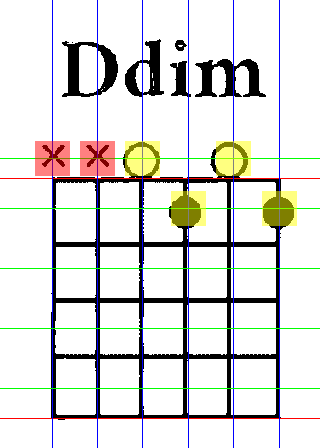
#> input picture colored_images/Ddim.png, 320 x 448 px, found by its file name
$ jupyter execute --allow-errors detect_chord_coords.ipynb   (shell and % lines are left out)
#> lines starting #> are read from the running program, lines starting #| are printed output that depends on the picture; after the words box and inside, x2 and y2 are one past the last pixel; in counts of white or black regions, pixels touching at a corner belong together
<a href="https://colab.research.google.com/github/GenaroHacker/creating_chord_collection/blob/main/detect_chord_coords.ipynb" target="_parent"></a>

[cell 1]
# @title Set Up

[cell 2]
# @title Extract chords with coords
import zipfile

# Define the path to the zip file and the extraction directory
zip_file_path = '/content/creating_chord_collection/coord_images.zip'
extraction_directory = '/content/chords_with_coords/'

# Using zipfile to extract the file
#> (the rest of this cell did not finish here and is left out)

[cell 3]
# @title Draw Coordenates
path_to_original_chord = "/content/chords_with_coords/Ddim.png" # @param {type:"string"}
import cv2
import numpy as np
from PIL import Image

def process_image(image_path, threshold, pixel_threshold):
#> in process_image, original_image is the input picture: PIL image 320x448 RGB; mean R, G, B 221.7, 221.1, 218.6
    def convert_to_black_and_white(image, threshold):
#> called with threshold = 0.5
        grey_image = image.convert("L")
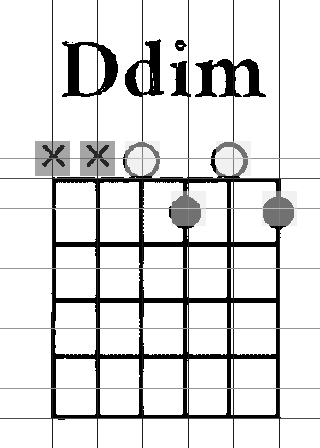
#> grey_image: PIL image 320x448 L; min 0, max 255, mean 221
        image_array = np.array(grey_image)
        normalized_image_array = image_array / 255.0
        image_array[normalized_image_array > threshold] = 255
        image_array[normalized_image_array <= threshold] = 0
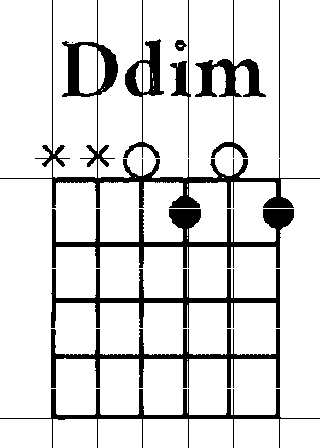
#> image_array: shape (448, 320); 86.6% white; 11 black regions (1 under 20 px), largest, box (x1, y1, x2, y2) and area: (0, 0, 320, 208) 4977, (52, 209, 294, 268) 3453, (51, 269, 280, 328) 2582
        return Image.fromarray(image_array)

    def detect_rectangle_edges_full_axis(image, pixel_threshold):
#> called with pixel_threshold = 200
        img_gray = np.array(image.convert('L'))
        img = cv2.cvtColor(img_gray, cv2.COLOR_GRAY2BGR)
        _, binary = cv2.threshold(img_gray, 128, 255, cv2.THRESH_BINARY_INV)

        top_edge, bottom_edge = 0, binary.shape[0] - 1
#> top_edge = 0; bottom_edge = 447
        left_edge, right_edge = 0, binary.shape[1] - 1
#> left_edge = 0; right_edge = 319

        for row in range(binary.shape[0]):
            if np.sum(binary[row, :] == 255) >= pixel_threshold:
                top_edge = row
                break

        for row in range(binary.shape[0] - 1, -1, -1):
            if np.sum(binary[row, :] == 255) >= pixel_threshold:
                bottom_edge = row
                break

        for col in range(binary.shape[1]):
            if np.sum(binary[:, col] == 255) >= pixel_threshold:
                left_edge = col
                break

        for col in range(binary.shape[1] - 1, -1, -1):
            if np.sum(binary[:, col] == 255) >= pixel_threshold:
                right_edge = col
                break

        cv2.line(img, (0, top_edge), (img.shape[1], top_edge), (0, 0, 255), 1)
        cv2.line(img, (0, bottom_edge), (img.shape[1], bottom_edge), (0, 0, 255), 1)
        cv2.line(img, (left_edge, 0), (left_edge, img.shape[0]), (255, 0, 0), 1)
        cv2.line(img, (right_edge, 0), (right_edge, img.shape[0]), (255, 0, 0), 1)
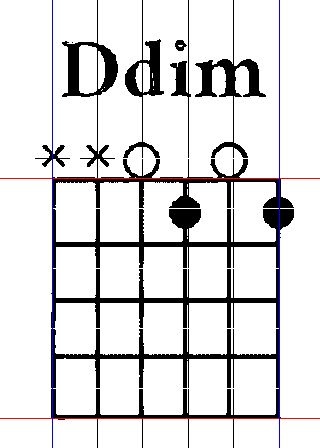
#> img: shape (448, 320, 3); mean B, G, R 222.3, 220.7, 221.8

        return img

    def process_final_image(image):
        image_rgb = cv2.cvtColor(image, cv2.COLOR_BGR2RGB)
        blue_lower, blue_upper = np.array([0, 0, 100], dtype="uint8"), np.array([50, 50, 255], dtype="uint8")
        red_lower, red_upper = np.array([100, 0, 0], dtype="uint8"), np.array([255, 50, 50], dtype="uint8")

        blue_mask = cv2.inRange(image_rgb, blue_lower, blue_upper)
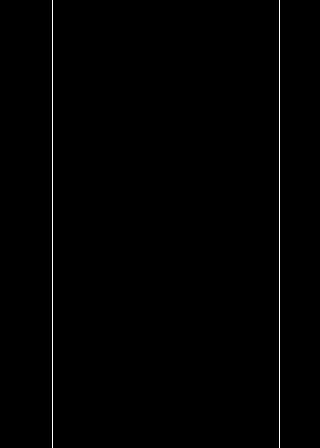
#> blue_mask: shape (448, 320); 0.62% white in thin lines or dots, all inside (x1, y1, x2, y2) = (52, 0, 280, 448)
        red_mask = cv2.inRange(image_rgb, red_lower, red_upper)
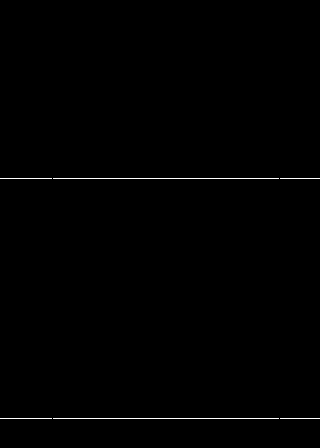
#> red_mask: shape (448, 320); 0.44% white in thin lines or dots, all inside (x1, y1, x2, y2) = (0, 178, 320, 419)

        blue_contours, _ = cv2.findContours(blue_mask, cv2.RETR_EXTERNAL, cv2.CHAIN_APPROX_SIMPLE)
#> blue_contours = 2 contours, all with area under 20
        red_contours, _ = cv2.findContours(red_mask, cv2.RETR_EXTERNAL, cv2.CHAIN_APPROX_SIMPLE)
#> red_contours = 6 contours, all with area under 20

        blue_lines_x = sorted([cv2.boundingRect(contour)[0] for contour in blue_contours])
#> blue_lines_x = [52, 279]
        red_lines_y = sorted(set([cv2.boundingRect(contour)[1] for contour in red_contours]))
#> red_lines_y = [178, 418]

        vertical_distance = np.abs(blue_lines_x[0] - blue_lines_x[1])
#> vertical_distance = 227
        horizontal_distance = np.abs(red_lines_y[0] - red_lines_y[1])
#> horizontal_distance = 240
        N = horizontal_distance // 4
#> N = 60

        # Draw intermediate blue lines
        blue_intermediate_positions = np.linspace(blue_lines_x[0], blue_lines_x[1], 6)
#> blue_intermediate_positions = [52, 97.4, 142.8, 188.2, 233.6, 279]
        for x in blue_intermediate_positions:
            cv2.line(image, (int(x), 0), (int(x), image.shape[0]), (255, 0, 0), 1)
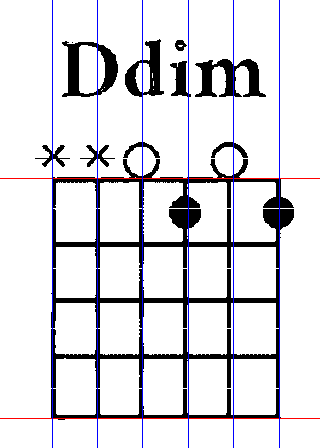
#> image: shape (448, 320, 3); 1.25% of pixels changed, all inside (x1, y1, x2, y2) = (97, 0, 234, 448)

        # Draw green horizontal lines
        first_green_line_position = red_lines_y[0] - (N // 2)
#> first_green_line_position = 148
        green_line_positions = [first_green_line_position + 10]  # Move first green line 100 pixels lower
#> green_line_positions = [158]
        green_line_positions += [first_green_line_position + (i + 1) * N for i in range(4)]  # Other green lines remain the same
#> green_line_positions = [158, 208, 268, 328, 388]

        for y in green_line_positions:
            cv2.line(image, (0, int(y)), (image.shape[1], int(y)), (0, 255, 0), 1)
#> this loop made 5 passes
#> y on passes 1 to 5: 158, 208, 268, 328, 388
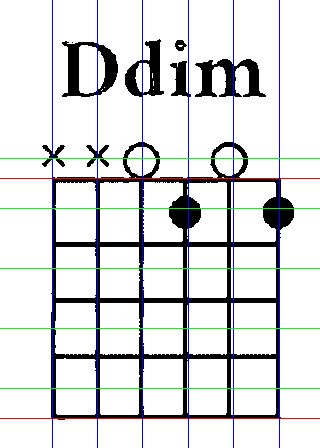
#> image: shape (448, 320, 3); 1.12% of pixels changed, all inside (x1, y1, x2, y2) = (0, 158, 320, 389)

        return image

    # Start of the main function process
    original_image = Image.open(image_path)
    bw_image = convert_to_black_and_white(original_image, threshold)
    edge_detected_image = detect_rectangle_edges_full_axis(bw_image, pixel_threshold)
    final_image = process_final_image(edge_detected_image)

    final_output_path = 'final_processed_image.png'
    cv2.imwrite(final_output_path, final_image)
    return final_output_path

# Example usage
image_path = path_to_original_chord
threshold = 0.5
pixel_threshold = 200
output_path = process_image(image_path, threshold, pixel_threshold)
print(output_path)

[cell 4]
# @title Find Intersections
from typing import Dict, Tuple

def find_image_intersections_final(image: np.ndarray) -> Dict[Tuple[int, int], Tuple[int, int]]:
    # Initialize dictionaries to hold the line positions and intersections
    line_positions = {'green': {}, 'blue': {}}
    intersections = {}

    # Define the color thresholds for green and blue lines in BGR format
    green_color = (0, 255, 0)
    blue_color = (255, 0, 0)

    # Extract the green and blue lines
    for y in range(image.shape[0]):
        for x in range(image.shape[1]):
            if tuple(image[y, x]) == green_color:
                line_positions['green'][y] = True
            elif tuple(image[y, x]) == blue_color:
                line_positions['blue'][x] = True

    # Sort the line positions
    sorted_green_lines = sorted(line_positions['green'].keys())
    sorted_blue_lines = sorted(line_positions['blue'].keys())

    # Determine intersections
    for y_index, y in enumerate(sorted_green_lines):
        for x_index, x in enumerate(sorted_blue_lines):
            intersections[(y, x)] = (y_index, x_index)

    intersections = {(x, y): val for (y, x), val in intersections.items()}
    return intersections

import cv2

# Load the image
image = cv2.imread('/content/final_processed_image.png')

# Now you can pass this image to your function
#> (the rest of this cell did not finish here and is left out)

[cell 5]
# @title Draw red circles and relatie points
from PIL import Image, ImageDraw, ImageFont

# [27 lines left out: function annotate_image_with_coordinates, not called in this run]

# Now, we can use this refactored function with the original parameters.
image_path = '/content/final_processed_image.png'

# Annotate the image
#> (the rest of this cell did not finish here and is left out)

[cell 6]
# @title Detect upper row figures
import cv2
import numpy as np
from typing import Tuple

# Define the valid colors globally
valid_colors = {
    'red': np.array([0, 0, 255]),
    'green': np.array([0, 255, 0]),
    'blue': np.array([255, 0, 0]),
    'black': np.array([0, 0, 0]),
    'white': np.array([255, 255, 255])
}

def is_valid_color(pixel, valid_colors):
    """ Check if the pixel color is one of the valid colors """
    return any(np.array_equal(pixel, color) for color in valid_colors)

# [78 lines left out: functions validate_image_colors, move_in_direction, count_black_pixels, detect_figure_a, detect_figure_b, detect_figure, not called in this run]

# Script to iterate over the dictionary and create a list of keys whose value tuple starts with 0


# Create a dictionary where the key is the coordinate and the value is the returned string from detect_figure
#> (the rest of this cell did not finish here and is left out)

[cell 7]
# @title Color the image
from PIL import Image, ImageDraw
import os

# [35 lines left out: function paint_squares, not called in this run]

# Example usage
#> (the rest of this cell did not finish here and is left out)

[cell 8]
# @title Process and download all images and image data
import os
import json
import shutil
from glob import glob
import cv2

# Ensure the directory for processed images exists
processed_images_dir = '/content/processed_images/'
if not os.path.exists(processed_images_dir):
    os.makedirs(processed_images_dir)

# Create the dictionary to store results
results_dict = {}

# Iterate over each image in the directory
for image_path in glob('/content/chords_with_coords/*.png'):
    image_name = os.path.basename(image_path)

    # Process each image and save with a unique name
    processed_image_path_temp = process_image(image_path, threshold, pixel_threshold)
    unique_processed_image_path = os.path.join(processed_images_dir, image_name)
    shutil.move(processed_image_path_temp, unique_processed_image_path)

    image = cv2.imread(unique_processed_image_path)
    final_intersections = find_image_intersections_final(image)

    coord_to_figure_dict = {coords: detect_figure(unique_processed_image_path, coords)
                            for coords in final_intersections
                            if final_intersections[coords][0] == 0}

    # Paint squares on the uniquely named image and save it in the 'colored' directory
    paint_squares(coord_to_figure_dict, unique_processed_image_path, 0.5)

    # Store the results in the dictionary
    results_dict[image_name] = {
        'final_intersections': final_intersections,
        'coord_to_figure_dict': coord_to_figure_dict
    }

# Convert tuple keys to string before JSON serialization
results_dict_str_keys = {}
for image_name, data in results_dict.items():
    final_intersections_str = {str(k): v for k, v in data['final_intersections'].items()}
    coord_to_figure_dict_str = {str(k): v for k, v in data['coord_to_figure_dict'].items()}
    results_dict_str_keys[image_name] = {
        'final_intersections': final_intersections_str,
        'coord_to_figure_dict': coord_to_figure_dict_str
    }

# Export the results dictionary as a JSON file
with open('/content/results_dict.json', 'w') as file:
    json.dump(results_dict_str_keys, file)

# Compress the '/content/colored' directory
#> (the rest of this cell did not finish here and is left out)

$ run again, with colored_images/A#7.png copied over colored_images/Ddim.png
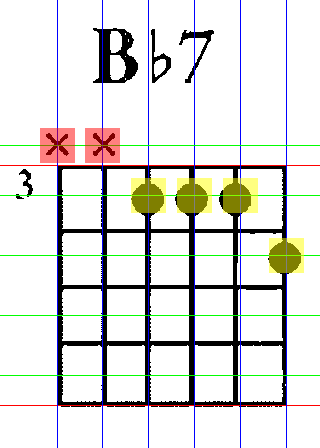
#> input picture colored_images/A#7.png, 320 x 448 px, found by its file name
#> in process_image, original_image is the input picture: PIL image 320x448 RGB; mean R, G, B 223.6, 223, 220.5
#> binary: shape (448, 320); 13% white; 14 white regions (3 under 20 px), largest, box (x1, y1, x2, y2) and area: (0, 0, 320, 195) 4548, (57, 196, 301, 255) 4208, (57, 256, 301, 315) 3161
#> blue_mask: shape (448, 320); 0.62% white in thin lines or dots, all inside (x1, y1, x2, y2) = (57, 0, 287, 448)
#> in process_final_image, `red_mask = cv2.inRange(image_rgb, red_lower, red_upper)`:
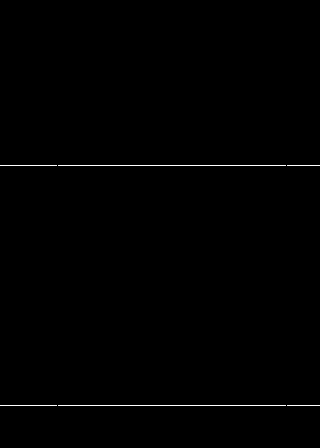
#> red_mask: shape (448, 320); 0.44% white in thin lines or dots, all inside (x1, y1, x2, y2) = (0, 165, 320, 406)
#> blue_contours = 2 contours, all with area under 20
#> red_contours = 6 contours, all with area under 20
#> blue_lines_x = [57, 286]
#> red_lines_y = [165, 405]
#> vertical_distance = 229
#> horizontal_distance = 240
#> N = 60
#> first_green_line_position = 135
#> in process_final_image, `green_line_positions = [first_green_line_position + 10]`: green_line_positions = [145]
#> in process_final_image, `green_line_positions += [first_green_line_position + (i + 1) * N for i..`: green_line_positions = [145, 195, 255, 315, 375]
#> the loop in process_final_image, `for y in green_line_positions:` made 5 passes
#> y on passes 1 to 5: 145, 195, 255, 315, 375
#> after the loop in process_final_image, `for y in green_line_positions:`:
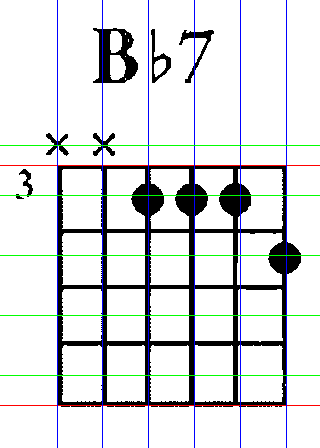
#> image: shape (448, 320, 3); mean B, G, R 223.9, 222, 220.3

$ run again, with colored_images/A#dim.png copied over colored_images/Ddim.png
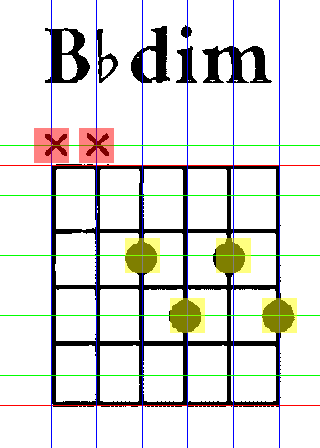
#> input picture colored_images/A#dim.png, 320 x 448 px, found by its file name
#> in process_image, original_image is the input picture: PIL image 320x448 RGB; mean R, G, B 221.1, 220.5, 218
#> binary: shape (448, 320); 14% white; 9 white regions, largest, box (x1, y1, x2, y2) and area: (0, 0, 320, 195) 4279, (51, 256, 294, 315) 3917, (51, 316, 295, 375) 3360
#> blue_mask: shape (448, 320); 0.62% white in thin lines or dots, all inside (x1, y1, x2, y2) = (51, 0, 280, 448)
#> in process_final_image, `red_mask = cv2.inRange(image_rgb, red_lower, red_upper)`:
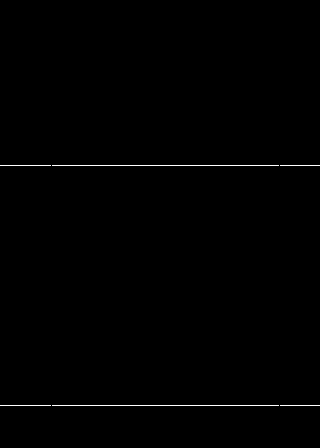
#> red_mask: shape (448, 320); 0.44% white in thin lines or dots, all inside (x1, y1, x2, y2) = (0, 165, 320, 406)
#> blue_contours = 2 contours, all with area under 20
#> red_contours = 6 contours, all with area under 20
#> blue_lines_x = [51, 279]
#> red_lines_y = [165, 405]
#> vertical_distance = 228
#> horizontal_distance = 240
#> N = 60
#> first_green_line_position = 135
#> in process_final_image, `green_line_positions = [first_green_line_position + 10]`: green_line_positions = [145]
#> in process_final_image, `green_line_positions += [first_green_line_position + (i + 1) * N for i..`: green_line_positions = [145, 195, 255, 315, 375]
#> the loop in process_final_image, `for y in green_line_positions:` made 5 passes
#> y on passes 1 to 5: 145, 195, 255, 315, 375
#> after the loop in process_final_image, `for y in green_line_positions:`:
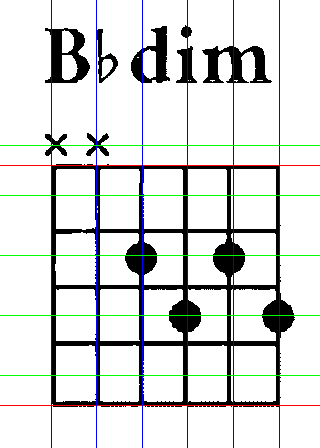
#> image: shape (448, 320, 3); mean B, G, R 221.3, 219.4, 217.7
